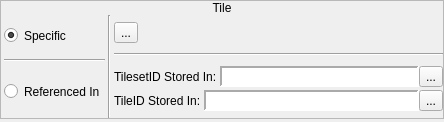
        <widget class="QWidget" name="wTile">
         <layout class="QVBoxLayout" name="verticalLayout_5">
          <property name="spacing">
           <number>3</number>
          </property>
          <property name="margin">
           <number>0</number>
          </property>
          <item>
           <widget class="QFrame" name="frame_19">
            <property name="frameShape">
             <enum>QFrame::StyledPanel</enum>
            </property>
            <property name="frameShadow">
             <enum>QFrame::Raised</enum>
            </property>
            <layout class="QVBoxLayout" name="verticalLayout_10">
             <property name="spacing">
              <number>0</number>
             </property>
             <property name="margin">
              <number>0</number>
             </property>
             <item>
              <widget class="QLabel" name="label_11">
               <property name="sizePolicy">
                <sizepolicy hsizetype="Preferred" vsizetype="Fixed">
                 <horstretch>0</horstretch>
                 <verstretch>0</verstretch>
                </sizepolicy>
               </property>
               <property name="text">
                <string>Tile</string>
               </property>
               <property name="alignment">
                <set>Qt::AlignCenter</set>
               </property>
              </widget>
             </item>
             <item>
              <widget class="QWidget" name="widget_9" native="true">
               <layout class="QHBoxLayout" name="horizontalLayout_29">
                <property name="spacing">
                 <number>3</number>
                </property>
                <property name="leftMargin">
                 <number>3</number>
                </property>
                <property name="topMargin">
                 <number>0</number>
                </property>
                <property name="rightMargin">
                 <number>0</number>
                </property>
                <property name="bottomMargin">
                 <number>0</number>
                </property>
                <item>
                 <widget class="QWidget" name="widget_26" native="true">
                  <layout class="QVBoxLayout" name="verticalLayout_14">
                   <property name="spacing">
                    <number>3</number>
                   </property>
                   <property name="margin">
                    <number>0</number>
                   </property>
                   <item>
                    <widget class="QRadioButton" name="rbTile_Specific">
                     <property name="minimumSize">
                      <size>
                       <width>0</width>
                       <height>41</height>
                      </size>
                     </property>
                     <property name="maximumSize">
                      <size>
                       <width>16777215</width>
                       <height>41</height>
                      </size>
                     </property>
                     <property name="text">
                      <string>Specific</string>
                     </property>
                     <property name="checked">
                      <bool>true</bool>
                     </property>
                    </widget>
                   </item>
                   <item>
                    <widget class="Line" name="line_7">
                     <property name="orientation">
                      <enum>Qt::Horizontal</enum>
                     </property>
                    </widget>
                   </item>
                   <item>
                    <widget class="QRadioButton" name="rbTile_Variable">
                     <property name="sizePolicy">
                      <sizepolicy hsizetype="Minimum" vsizetype="Preferred">
                       <horstretch>0</horstretch>
                       <verstretch>0</verstretch>
                      </sizepolicy>
                     </property>
                     <property name="minimumSize">
                      <size>
                       <width>0</width>
                       <height>53</height>
                      </size>
                     </property>
                     <property name="maximumSize">
                      <size>
                       <width>16777215</width>
                       <height>53</height>
                      </size>
                     </property>
                     <property name="text">
                      <string>Referenced In</string>
                     </property>
                    </widget>
                   </item>
                  </layout>
                 </widget>
                </item>
                <item>
                 <widget class="Line" name="line_8">
                  <property name="orientation">
                   <enum>Qt::Vertical</enum>
                  </property>
                 </widget>
                </item>
                <item>
                 <widget class="QWidget" name="widget_2" native="true">
                  <layout class="QVBoxLayout" name="verticalLayout_15">
                   <property name="spacing">
                    <number>3</number>
                   </property>
                   <property name="margin">
                    <number>0</number>
                   </property>
                   <item>
                    <widget class="QWidget" name="wTile_Specific" native="true">
                     <property name="sizePolicy">
                      <sizepolicy hsizetype="Preferred" vsizetype="Fixed">
                       <horstretch>0</horstretch>
                       <verstretch>0</verstretch>
                      </sizepolicy>
                     </property>
                     <layout class="QHBoxLayout" name="horizontalLayout_24">
                      <property name="spacing">
                       <number>0</number>
                      </property>
                      <property name="margin">
                       <number>0</number>
                      </property>
                      <item>
                       <widget class="TileButton" name="bTile">
                        <property name="text">
                         <string>...</string>
                        </property>
                        <property name="icon">
                         <iconset resource="gui_icons.qrc">
                          <normaloff>:/icons/addtile.png</normaloff>:/icons/addtile.png</iconset>
                        </property>
                        <property name="iconSize">
                         <size>
                          <width>32</width>
                          <height>32</height>
                         </size>
                        </property>
                       </widget>
                      </item>
                      <item>
                       <spacer name="horizontalSpacer_4">
                        <property name="orientation">
                         <enum>Qt::Horizontal</enum>
                        </property>
                        <property name="sizeHint" stdset="0">
                         <size>
                          <width>305</width>
                          <height>20</height>
                         </size>
                        </property>
                       </spacer>
                      </item>
                     </layout>
                    </widget>
                   </item>
                   <item>
                    <widget class="Line" name="line_2">
                     <property name="orientation">
                      <enum>Qt::Horizontal</enum>
                     </property>
                    </widget>
                   </item>
                   <item>
                    <widget class="QWidget" name="wTile_Variables" native="true">
                     <property name="sizePolicy">
                      <sizepolicy hsizetype="Preferred" vsizetype="Fixed">
                       <horstretch>0</horstretch>
                       <verstretch>0</verstretch>
                      </sizepolicy>
                     </property>
                     <layout class="QVBoxLayout" name="verticalLayout_16">
                      <property name="spacing">
                       <number>3</number>
                      </property>
                      <property name="margin">
                       <number>0</number>
                      </property>
                      <item>
                       <widget class="QWidget" name="widget_27" native="true">
                        <layout class="QHBoxLayout" name="horizontalLayout_27">
                         <property name="spacing">
                          <number>3</number>
                         </property>
                         <property name="margin">
                          <number>0</number>
                         </property>
                         <item>
                          <widget class="QLabel" name="label_12">
                           <property name="sizePolicy">
                            <sizepolicy hsizetype="Fixed" vsizetype="Preferred">
                             <horstretch>0</horstretch>
                             <verstretch>0</verstretch>
                            </sizepolicy>
                           </property>
                           <property name="text">
                            <string>TilesetID Stored In:</string>
                           </property>
                          </widget>
                         </item>
                         <item>
                          <widget class="QWidget" name="widget_3" native="true">
                           <layout class="QHBoxLayout" name="horizontalLayout_25">
                            <property name="spacing">
                             <number>0</number>
                            </property>
                            <property name="margin">
                             <number>0</number>
                            </property>
                            <item>
                             <widget class="QLabel" name="lblTileset_Variable">
                              <property name="sizePolicy">
                               <sizepolicy hsizetype="Preferred" vsizetype="Preferred">
                                <horstretch>0</horstretch>
                                <verstretch>0</verstretch>
                               </sizepolicy>
                              </property>
                              <property name="minimumSize">
                               <size>
                                <width>150</width>
                                <height>0</height>
                               </size>
                              </property>
                              <property name="font">
                               <font>
                                <family>Monospace</family>
                               </font>
                              </property>
                              <property name="styleSheet">
                               <string notr="true">background-color: palette(base);</string>
                              </property>
                              <property name="frameShape">
                               <enum>QFrame::Panel</enum>
                              </property>
                              <property name="frameShadow">
                               <enum>QFrame::Sunken</enum>
                              </property>
                              <property name="lineWidth">
                               <number>2</number>
                              </property>
                              <property name="text">
                               <string/>
                              </property>
                             </widget>
                            </item>
                            <item>
                             <widget class="QToolButton" name="bTileset_BrowseVariables">
                              <property name="text">
                               <string>...</string>
                              </property>
                              <property name="icon">
                               <iconset resource="gui_icons.qrc">
                                <normaloff>:/icons/fileopen.png</normaloff>:/icons/fileopen.png</iconset>
                              </property>
                             </widget>
                            </item>
                           </layout>
                          </widget>
                         </item>
                        </layout>
                       </widget>
                      </item>
                      <item>
                       <widget class="QWidget" name="widget_34" native="true">
                        <layout class="QHBoxLayout" name="horizontalLayout_28">
                         <property name="spacing">
                          <number>3</number>
                         </property>
                         <property name="margin">
                          <number>0</number>
                         </property>
                         <item>
                          <widget class="QLabel" name="label_17">
                           <property name="sizePolicy">
                            <sizepolicy hsizetype="Fixed" vsizetype="Preferred">
                             <horstretch>0</horstretch>
                             <verstretch>0</verstretch>
                            </sizepolicy>
                           </property>
                           <property name="text">
                            <string>TileID Stored In:</string>
                           </property>
                          </widget>
                         </item>
                         <item>
                          <widget class="QWidget" name="widget_18" native="true">
                           <layout class="QHBoxLayout" name="horizontalLayout_26">
                            <property name="spacing">
                             <number>0</number>
                            </property>
                            <property name="margin">
                             <number>0</number>
                            </property>
                            <item>
                             <widget class="QLabel" name="lblTile_Variable">
                              <property name="sizePolicy">
                               <sizepolicy hsizetype="Preferred" vsizetype="Preferred">
                                <horstretch>0</horstretch>
                                <verstretch>0</verstretch>
                               </sizepolicy>
                              </property>
                              <property name="minimumSize">
                               <size>
                                <width>150</width>
                                <height>0</height>
                               </size>
                              </property>
                              <property name="font">
                               <font>
                                <family>Monospace</family>
                               </font>
                              </property>
                              <property name="styleSheet">
                               <string notr="true">background-color: palette(base);</string>
                              </property>
                              <property name="frameShape">
                               <enum>QFrame::Panel</enum>
                              </property>
                              <property name="frameShadow">
                               <enum>QFrame::Sunken</enum>
                              </property>
                              <property name="lineWidth">
                               <number>2</number>
                              </property>
                              <property name="text">
                               <string/>
                              </property>
                             </widget>
                            </item>
                            <item>
                             <widget class="QToolButton" name="bTile_BrowseVariables">
                              <property name="text">
                               <string>...</string>
                              </property>
                              <property name="icon">
                               <iconset resource="gui_icons.qrc">
                                <normaloff>:/icons/fileopen.png</normaloff>:/icons/fileopen.png</iconset>
                              </property>
                             </widget>
                            </item>
                           </layout>
                          </widget>
                         </item>
                        </layout>
                       </widget>
                      </item>
                     </layout>
                    </widget>
                   </item>
                  </layout>
                 </widget>
                </item>
               </layout>
              </widget>
             </item>
            </layout>
           </widget>
          </item>
          <item>
           <widget class="QFrame" name="frame_20">
            <property name="sizePolicy">
             <sizepolicy hsizetype="Preferred" vsizetype="Expanding">
              <horstretch>0</horstretch>
              <verstretch>0</verstretch>
             </sizepolicy>
            </property>
            <property name="frameShape">
             <enum>QFrame::StyledPanel</enum>
            </property>
            <property name="frameShadow">
             <enum>QFrame::Raised</enum>
            </property>
           </widget>
          </item>
         </layout>
        </widget>
